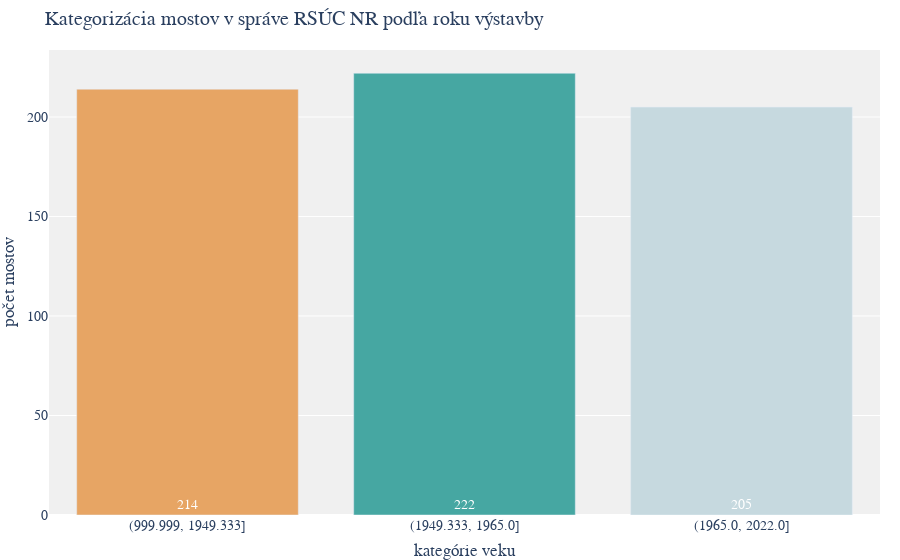

Here is the notebook cell this chart was saved with:
### Code cell
import pandas as pd
import plotly.graph_objects as go

# Assuming filtered_bridges and color_palette are defined as before

# Use qcut to divide the data into bins with equal number of bridges in each
filtered_bridges['Quantile_Bin_year'] = pd.qcut(
    filtered_bridges['Rok_postavenia'], q=3)

# Count the number of bridges in each bin
bin_counts = filtered_bridges['Quantile_Bin_year'].value_counts().sort_index()

# Create the histogram
fig = go.Figure()

# Adding bin counts as text, positioned at the base of each bar
fig.add_trace(go.Bar(
    # Convert bin interval to string for plotting
    x=bin_counts.index.astype(str),
    y=bin_counts.values,
    text=bin_counts.values,  # Set text to be the bin counts
    textposition='inside',  # Position the text inside the bars
    # Anchor text to the start (bottom for vertical bars)
    insidetextanchor='start',
    textfont=dict(  # Customize the font of the text
        color='white',  # Set text color to white
        size=14  # Match the font size with the rest of the plot
    ),
    marker_color=color_palette[:len(bin_counts)]  # Apply the color palette
))

# Update the layout
fig.update_layout(
    title="Kategorizácia mostov v správe RSÚC NR podľa roku výstavby",
    xaxis_title="kategórie veku",
    yaxis_title="počet mostov",
    plot_bgcolor='#f0f0f0',
    font=dict(family="Montserrat, sans-serif", size=14),
    bargap=0.2,
    margin=dict(l=0, r=20, t=50, b=30)

)

# Show the plot
fig.show()

### Figure 1 — Plotly figure (JSON) as saved in the notebook; plotly's stock layout.template omitted (floating-point values rounded to 4 significant figures)
{"data": [{"insidetextanchor": "start", "marker": {"color": ["#e7a564", "#46a7a2", "#c6d9df"]}, "text": [214, 222, 205], "textfont": {"color": "white", "size": 14}, "textposition": "inside", "type": "bar", "x": ["(999.999, 1949.333]", "(1949.333, 1965.0]", "(1965.0, 2022.0]"], "y": [214, 222, 205]}], "layout": {"bargap": 0.2, "font": {"family": "Montserrat, sans-serif", "size": 14}, "margin": {"b": 30, "l": 0, "r": 20, "t": 50}, "plot_bgcolor": "#f0f0f0", "title": {"text": "Kategorizácia mostov v správe RSÚC NR podľa roku výstavby"}, "xaxis": {"title": {"text": "kategórie veku"}}, "yaxis": {"title": {"text": "počet mostov"}}}}
